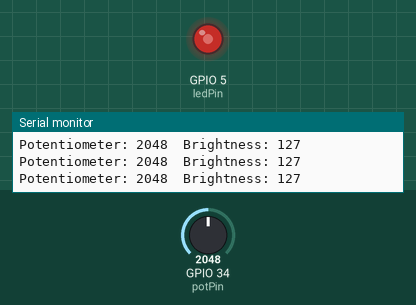
This sketch was run on a simulated ESP32. Shown: output pins drawn as LEDs (lit = HIGH), the last lines printed to the serial monitor. The inputs (shaded band) are chosen by the test bench; at power-on: GPIO 34 (potPin) = 2048.

Above: at 1.2 s.
1.3 s: GPIO 34 (potPin) set to 2866
At 2.5 s:
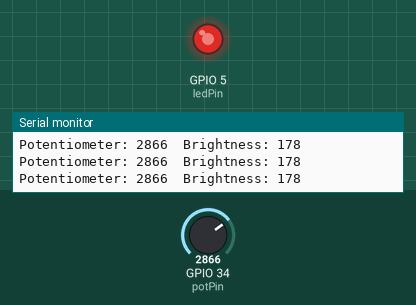
2.8 s: GPIO 34 (potPin) set to 3603
At 4.0 s:
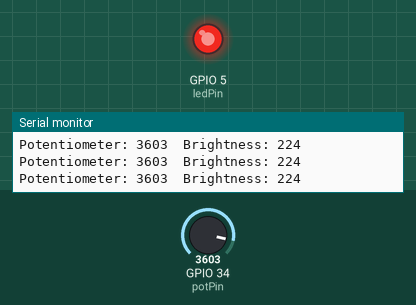
4.3 s: GPIO 34 (potPin) set to 491
At 5.4 s:
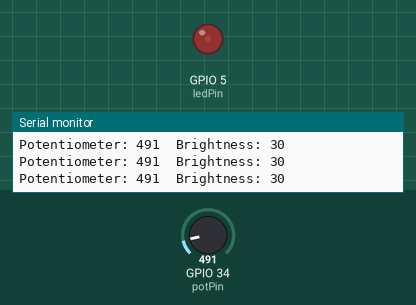
5.8 s: GPIO 34 (potPin) set to 0
At 6.8 s:
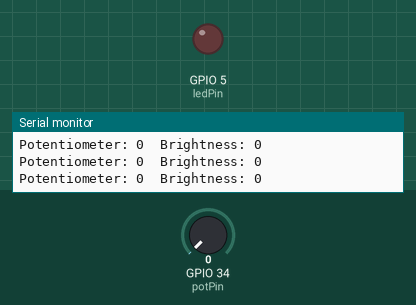
7.3 s: GPIO 34 (potPin) set to 2047
At 8.1 s:
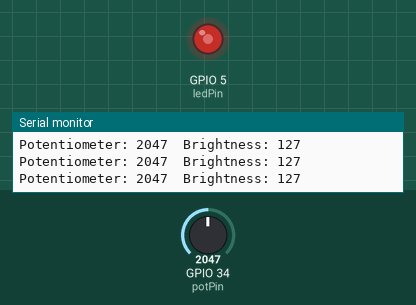
Timing chart, 0 to 9.8 s (numbered marks = the images above; inputs shaded):
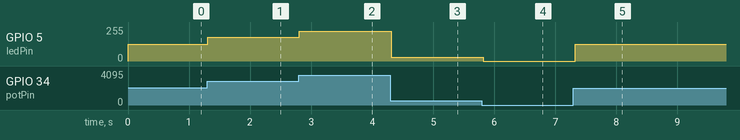

Measured:
- after the input at 1.3 s, GPIO 5 (ledPin): 127/255 → 178/255 at once
- after the input at 2.8 s, GPIO 5 (ledPin): 178/255 → 224/255 at once
- after the input at 4.3 s, GPIO 5 (ledPin): 224/255 → 30/255 at once
- after the input at 5.8 s, GPIO 5 (ledPin): 30/255 → 0/255 at once
- after the input at 7.3 s, GPIO 5 (ledPin): 0/255 → 127/255 at once

The sketch:

sketch.ino
```cpp
const int potPin = 34;
const int ledPin = 5;

void setup() {
  Serial.begin(115200);
  pinMode(ledPin, OUTPUT);
}

void loop() {
  int potValue = analogRead(potPin);

  int brightness = map(potValue, 0, 4095, 0, 255);

  analogWrite(ledPin, brightness);

  Serial.print("Potentiometer: ");
  Serial.print(potValue);

  Serial.print("  Brightness: ");
  Serial.println(brightness);

  delay(100);
}
```
